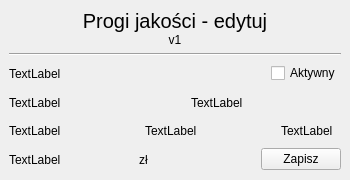
<?xml version="1.0" encoding="UTF-8"?>
<ui version="4.0">
 <class>Form</class>
 <widget class="QWidget" name="Form">
  <property name="geometry">
   <rect>
    <x>0</x>
    <y>0</y>
    <width>350</width>
    <height>180</height>
   </rect>
  </property>
  <property name="windowTitle">
   <string>Form</string>
  </property>
  <layout class="QGridLayout" name="gridLayout">
   <property name="leftMargin">
    <number>0</number>
   </property>
   <property name="topMargin">
    <number>0</number>
   </property>
   <property name="rightMargin">
    <number>0</number>
   </property>
   <property name="bottomMargin">
    <number>0</number>
   </property>
   <property name="spacing">
    <number>0</number>
   </property>
   <item row="0" column="0">
    <widget class="QWidget" name="widget_2" native="true">
     <layout class="QVBoxLayout" name="verticalLayout_2">
      <item>
       <widget class="QWidget" name="widget" native="true">
        <layout class="QVBoxLayout" name="verticalLayout">
         <property name="spacing">
          <number>0</number>
         </property>
         <property name="leftMargin">
          <number>0</number>
         </property>
         <property name="topMargin">
          <number>0</number>
         </property>
         <property name="rightMargin">
          <number>0</number>
         </property>
         <property name="bottomMargin">
          <number>0</number>
         </property>
         <item>
          <widget class="QLabel" name="label">
           <property name="font">
            <font>
             <pointsize>15</pointsize>
            </font>
           </property>
           <property name="text">
            <string>Progi jakości - edytuj</string>
           </property>
           <property name="alignment">
            <set>Qt::AlignCenter</set>
           </property>
          </widget>
         </item>
         <item>
          <widget class="QLabel" name="label_2">
           <property name="text">
            <string>v1</string>
           </property>
           <property name="alignment">
            <set>Qt::AlignCenter</set>
           </property>
          </widget>
         </item>
        </layout>
       </widget>
      </item>
      <item>
       <widget class="Line" name="line">
        <property name="orientation">
         <enum>Qt::Horizontal</enum>
        </property>
       </widget>
      </item>
      <item>
       <widget class="QWidget" name="widget_4" native="true">
        <layout class="QHBoxLayout" name="horizontalLayout_2">
         <property name="spacing">
          <number>0</number>
         </property>
         <property name="leftMargin">
          <number>0</number>
         </property>
         <property name="topMargin">
          <number>0</number>
         </property>
         <property name="rightMargin">
          <number>0</number>
         </property>
         <property name="bottomMargin">
          <number>0</number>
         </property>
         <item>
          <widget class="QLabel" name="lab_ranga">
           <property name="minimumSize">
            <size>
             <width>150</width>
             <height>0</height>
            </size>
           </property>
           <property name="text">
            <string>TextLabel</string>
           </property>
          </widget>
         </item>
         <item>
          <spacer name="horizontalSpacer_2">
           <property name="orientation">
            <enum>Qt::Horizontal</enum>
           </property>
           <property name="sizeHint" stdset="0">
            <size>
             <width>114</width>
             <height>20</height>
            </size>
           </property>
          </spacer>
         </item>
         <item>
          <widget class="QCheckBox" name="check_aktywny">
           <property name="text">
            <string>Aktywny</string>
           </property>
          </widget>
         </item>
        </layout>
       </widget>
      </item>
      <item>
       <widget class="QWidget" name="widget_3" native="true">
        <layout class="QHBoxLayout" name="horizontalLayout">
         <property name="spacing">
          <number>0</number>
         </property>
         <property name="leftMargin">
          <number>0</number>
         </property>
         <property name="topMargin">
          <number>0</number>
         </property>
         <property name="rightMargin">
          <number>0</number>
         </property>
         <property name="bottomMargin">
          <number>0</number>
         </property>
         <item>
          <widget class="QLabel" name="lab_lokalizacja">
           <property name="minimumSize">
            <size>
             <width>150</width>
             <height>0</height>
            </size>
           </property>
           <property name="text">
            <string>TextLabel</string>
           </property>
          </widget>
         </item>
         <item>
          <spacer name="horizontalSpacer">
           <property name="orientation">
            <enum>Qt::Horizontal</enum>
           </property>
           <property name="sizeHint" stdset="0">
            <size>
             <width>29</width>
             <height>20</height>
            </size>
           </property>
          </spacer>
         </item>
         <item>
          <widget class="QLabel" name="lab_wc">
           <property name="minimumSize">
            <size>
             <width>150</width>
             <height>0</height>
            </size>
           </property>
           <property name="text">
            <string>TextLabel</string>
           </property>
          </widget>
         </item>
        </layout>
       </widget>
      </item>
      <item>
       <widget class="QWidget" name="widget_5" native="true">
        <layout class="QHBoxLayout" name="horizontalLayout_3">
         <property name="spacing">
          <number>0</number>
         </property>
         <property name="leftMargin">
          <number>0</number>
         </property>
         <property name="topMargin">
          <number>0</number>
         </property>
         <property name="rightMargin">
          <number>0</number>
         </property>
         <property name="bottomMargin">
          <number>0</number>
         </property>
         <item>
          <widget class="QLabel" name="lab_prog1">
           <property name="minimumSize">
            <size>
             <width>60</width>
             <height>0</height>
            </size>
           </property>
           <property name="text">
            <string>TextLabel</string>
           </property>
          </widget>
         </item>
         <item>
          <spacer name="horizontalSpacer_3">
           <property name="orientation">
            <enum>Qt::Horizontal</enum>
           </property>
           <property name="sizeHint" stdset="0">
            <size>
             <width>10</width>
             <height>20</height>
            </size>
           </property>
          </spacer>
         </item>
         <item>
          <widget class="QLabel" name="lab_prog2">
           <property name="minimumSize">
            <size>
             <width>60</width>
             <height>0</height>
            </size>
           </property>
           <property name="text">
            <string>TextLabel</string>
           </property>
          </widget>
         </item>
         <item>
          <spacer name="horizontalSpacer_4">
           <property name="orientation">
            <enum>Qt::Horizontal</enum>
           </property>
           <property name="sizeHint" stdset="0">
            <size>
             <width>10</width>
             <height>20</height>
            </size>
           </property>
          </spacer>
         </item>
         <item>
          <widget class="QLabel" name="lab_prog3">
           <property name="minimumSize">
            <size>
             <width>60</width>
             <height>0</height>
            </size>
           </property>
           <property name="text">
            <string>TextLabel</string>
           </property>
          </widget>
         </item>
        </layout>
       </widget>
      </item>
      <item>
       <widget class="QWidget" name="widget_6" native="true">
        <layout class="QHBoxLayout" name="horizontalLayout_4">
         <property name="spacing">
          <number>0</number>
         </property>
         <property name="leftMargin">
          <number>0</number>
         </property>
         <property name="topMargin">
          <number>0</number>
         </property>
         <property name="rightMargin">
          <number>0</number>
         </property>
         <property name="bottomMargin">
          <number>0</number>
         </property>
         <item>
          <widget class="QLabel" name="lab_kwota">
           <property name="minimumSize">
            <size>
             <width>130</width>
             <height>0</height>
            </size>
           </property>
           <property name="text">
            <string>TextLabel</string>
           </property>
          </widget>
         </item>
         <item>
          <widget class="QLabel" name="label_3">
           <property name="text">
            <string>zł</string>
           </property>
          </widget>
         </item>
         <item>
          <spacer name="horizontalSpacer_5">
           <property name="orientation">
            <enum>Qt::Horizontal</enum>
           </property>
           <property name="sizeHint" stdset="0">
            <size>
             <width>113</width>
             <height>20</height>
            </size>
           </property>
          </spacer>
         </item>
         <item>
          <widget class="QPushButton" name="btn_zapisz">
           <property name="text">
            <string>Zapisz</string>
           </property>
          </widget>
         </item>
        </layout>
       </widget>
      </item>
     </layout>
    </widget>
   </item>
  </layout>
 </widget>
 <resources/>
 <connections/>
</ui>
